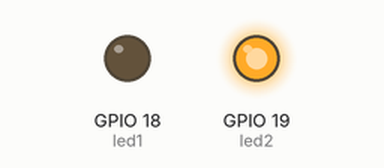
Simulated run of this program. Board: ESP32 board running MicroPython. Parts: output pins drawn as LEDs (lit = HIGH).

Above: at 0.05 s.
At 0.3 s:
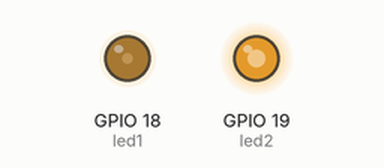
At 0.55 s:
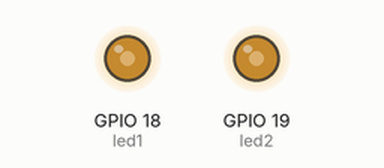
At 1.05 s:
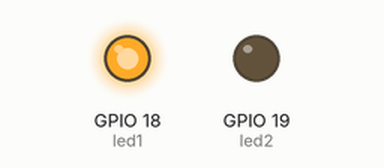
Timing chart, 0 to 3.0 s (numbered marks = the images above):
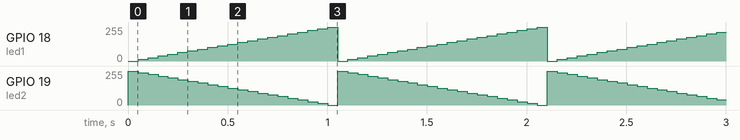

Measured:
- by itself, GPIO 18 (led1): ramps from 0/255 to 255/255 and jumps back, once every 1.1 s
- by itself, GPIO 19 (led2): ramps from 255/255 to 0/255 and jumps back, once every 1.1 s

The program:

led_18_19.py
```python
from machine import Pin, PWM
import time

# GPIO 18, 19 を PWM 出力に設定
led1 = PWM(Pin(18), freq=1000)
led2 = PWM(Pin(19), freq=1000)

def set_brightness(pwm, percent):
    duty = int(65535 * (percent / 100))
    pwm.duty_u16(duty)

while True:
    for p in range(0, 101, 5):
        set_brightness(led1, p)
        set_brightness(led2, 100 - p)
        time.sleep(0.05)
```
